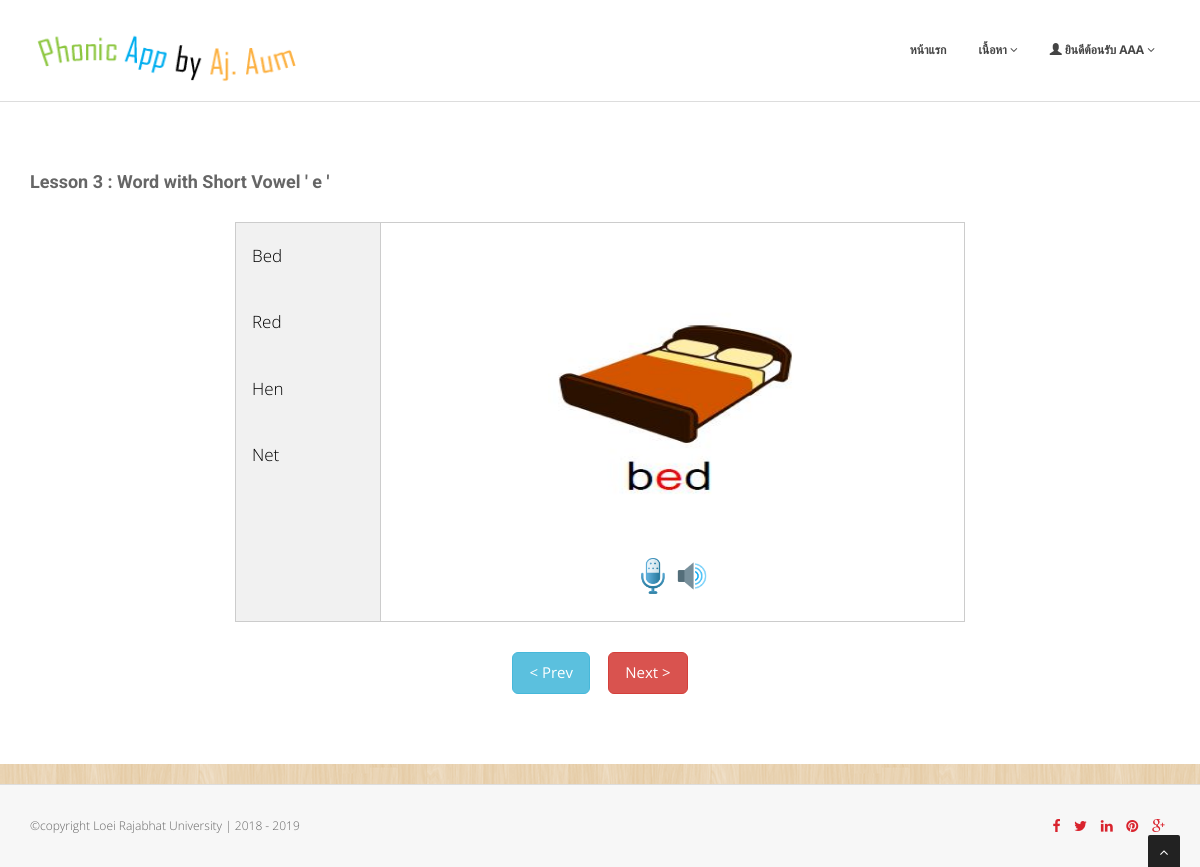
The page /lesson_show.php?lesson_id=3 (signed in) on the database its author committed.
### tables this page shows
CREATE TABLE `lesson_detail` (
  `lesson_id` varchar(10) NOT NULL COMMENT 'รหัสบทเรียน',
  `level` varchar(5) NOT NULL COMMENT 'Level No',
  `lesson_no` int(5) NOT NULL COMMENT 'ลำดับบทเรียน',
  `lesson_name` varchar(100) NOT NULL COMMENT 'ชื่อบทเรียน',
  `lesson_desc` varchar(100) NOT NULL COMMENT 'คำอธิบายบทเรียน',
  `small_image` varchar(50) NOT NULL COMMENT 'รูปบทเรียน',
  `big_image` varchar(50) NOT NULL COMMENT 'รูปบทเรียนใหญ่',
  `maxpage` int(11) NOT NULL,
  `youtube` varchar(20) NOT NULL,
  `create_date` timestamp NOT NULL DEFAULT CURRENT_TIMESTAMP ON UPDATE CURRENT_TIMESTAMP
);

CREATE TABLE `word_detail` (
  `word_id` int(10) NOT NULL COMMENT 'รหัสคำศัพท์',
  `lesson_id` varchar(10) NOT NULL COMMENT 'รหัสบทเรียน',
  `word_no` int(10) NOT NULL COMMENT 'ลำดับคำศัพท์',
  `page_no` varchar(5) NOT NULL COMMENT 'หน้าที่',
  `word_show` varchar(50) NOT NULL COMMENT 'ชื่อคำศัพท์',
  `word_speak` varchar(50) NOT NULL COMMENT 'เสียงคำศัพท์',
  `word_image` varchar(100) NOT NULL COMMENT 'รูปคำศัพท์',
  `create_date` timestamp NOT NULL DEFAULT CURRENT_TIMESTAMP ON UPDATE CURRENT_TIMESTAMP
);

### lesson_show.php (the view, shortened to what this page needs)
<!DOCTYPE html>
<html class="no-js consumer" lang="en">
<head>
<link href="css/bootstrap.min.css" rel="stylesheet" />
<link href="css/cubeportfolio.min.css" rel="stylesheet" />
<link href="css/style.css" rel="stylesheet" />
<link id="t-colors" href="skins/default.css" rel="stylesheet" />
	<link id="bodybg" href="bodybg/bg1.css" rel="stylesheet" type="text/css" />
</head>
<body>
<div id="wrapper">
	<?php include 'template/NavAdmin.php'; ?>
	<section id="content">
	<div class="container">
	<?php
		include 'db_connection.php';
		$lesson_id = $_GET["lesson_id"];
		if(isset($_GET["thispage"])) {
			$thispage =  $_GET["thispage"];
		} else {
			$thispage = 1;
		}
		$sql = "SELECT * FROM lesson_detail where lesson_id = '$lesson_id' ";
		$result = $conn->query($sql);
		if ($result->num_rows > 0) {
			while($row = $result->fetch_assoc()) {
				$maxpage = $row["maxpage"];
				$lesson_name = $row["lesson_name"];
				$lesson_desc = $row["lesson_desc"];
			}
		}
		$have_quiz = false;
		$sql_check = "SELECT quiz_id from quiz_detail  where lesson_id = '$lesson_id'";
		$check = $conn->query($sql_check);
		$num = mysqli_num_rows($check);
		if($num > 0){
			$have_quiz = true;
		}
	?>
		<div class="row">
			<div class="col-lg-12">
				<h4 class="heading"><?php echo $lesson_name . ' : ' . $lesson_desc; ?></h4>
			</div>
			<div class="col-lg-12">
					<div class="col-sm-2 col-md-2 col-lg-2">
					</div>
					<div class="col-sm-8 col-md-8 col-lg-8">
						<div class="box">
							<div class="aligncenter">
								<div class="tab">
								<?php
										$sql = "SELECT * FROM word_detail where lesson_id = '$lesson_id' and page_no = '$thispage' order by word_no";
										$result = $conn->query($sql);
										if ($result->num_rows > 0) {
											while($row = $result->fetch_assoc()) {
								?>
												<button class="tablinks" onmouseover="openCity('w<?php echo $row["word_no"];?>')" ><?php echo $row["word_show"];?></button>
								<?php
											}
										}
								?>
								</div>
								<?php
										$result = $conn->query($sql);
										if ($result->num_rows > 0) {
											while($row = $result->fetch_assoc()) {
								?>
											<div id="w<?php echo $row["word_no"];?>" class="tabcontent">
                                                <br>
                                                <br>
												<p><img src="<?php echo $row["word_image"];?>" height="250" width="250"></p>
												 <p>
														<input type="image" onclick="startButton(img<?php echo $row["word_no"];?>, span<?php echo $row["word_no"];?>)" src="img/mic.png" id="img<?php echo $row["word_no"];?>" width="36">
														<input type="image" onclick="responsiveVoice.speak('<?php echo $row["word_speak"];?>','UK English Female');" src="img/speaker.png" width="36">
												  </p>
											</div>
								<?php
											}
										}
								?>
							</div>
						</div>
					</div>
					<div class="col-sm-2 col-md-2 col-lg-2">
					</div>
			</div>
		</div>
				<div class="row">
					<div class="col-sm-3 col-md-3 col-lg-3">
					</div>
					<div class="col-sm-6 col-md-6 col-lg-6">
						<div class="box">
							<div class="aligncenter">
							<?php
								if ($thispage == 1) {
							?>
								<a href="lesson_video.php?lesson_id=<?php echo $lesson_id;?>" class="btn btn-info btn-lg" style='font-size:15px'>  &lt; Prev </a>
							<?php
								} else {
							?>
								<a href="lesson_show.php?lesson_id=<?php echo $lesson_id;?>&thispage=<?php echo $thispage - 1;?>" class="btn btn-info btn-lg" style='font-size:15px'>  &lt; Prev </a>
							<?php
								}
							?>&nbsp;&nbsp;&nbsp;
							<?php
								if ($thispage < $maxpage) {
							?>
								<a href="lesson_show.php?lesson_id=<?php echo $lesson_id;?>&thispage=<?php echo $thispage + 1;?>" class="btn btn-danger btn-lg" style='font-size:15px'>  Next &gt;  </a>
							<?php
								} else {
									if($have_quiz == true){
							?>
								<a href="quiz_show.php?lesson_id=<?php echo $lesson_id;?>" class="btn btn-danger btn-lg" style='font-size:15px'>  แบบทดสอบ  </a>
							<?php
									}
								}
							?>
							</div>
						</div>
					</div>
					<div class="col-sm-3 col-md-3 col-lg-3">
					</div>
				</div>
	</div>
</section>
		<?php include 'template/footer.php'; ?>
</body>
</html>

### css/style.css (style rules this page uses)
body { font-family:'Open Sans', Arial, sans-serif; font-size:14px; font-weight:300; line-height:1.6em; color:#656565; }
h1,h2, h3, h4, h5, h6 { font-family:'Roboto', sans-serif; font-weight:700; line-height:1.1em; color:#666; margin-bottom: 20px; }
#wrapper { width:100%; margin:0; padding:0; }
.row,.row-fluid { margin-bottom:30px; }
#content { position:relative; background:#fff; padding:60px 0 40px 0; }
#content img { margin-bottom: 30px; }
.box { width: 100%; }
h4.heading { font-weight:700; }
.heading { margin-bottom: 30px; }
.heading { position: relative; }
.aligncenter { text-align:center; }

### skins/default.css (style rules this page uses)
a, a:hover,a:focus,a:active, strike, .post-meta span a:hover, ul.meta-post li a:hover, ul.cat li a:hover, ul.recent li h6 a:hover, ul.portfolio-categ li.active a, ul.portfolio-categ li.active a:hover, ul.portfolio-categ li a:hover,ul.related-post li h4 a:hover, span.highlight,article .post-heading h3 a:hover, .navbar .nav > .active > a,.navbar .nav > .active > a:hover,.navbar .nav > li > a:hover,.navbar .nav > li > a:focus,.navbar .nav > .active > a:focus, .validation { color:#d9232d; }

### bodybg/bg1.css (style rules this page uses)
body { background: url(../img/bodybg/bg1.png) repeat left top; }

### css/theme.css (style rules this page uses)
a { color: #50a846; }

### lesson_show.php (style rules this page uses)
* { box-sizing: border-box }
.tab { float: left; border: 1px solid #ccc; background-color: #f1f1f1; width: 20%; height: 400px; }
.tab button { display: block; background-color: inherit; color: black; padding: 22px 16px; width: 100%; border: none; outline: none; text-align: left; cursor: pointer; transition: 0.3s; font-size: 17px; }
.tabcontent { float: left; padding: 0px 12px; border: 1px solid #ccc; width: 80%; border-left: none; height: 400px; }

### rows shown on the page
lesson_detail: lesson_name "Lesson 3", lesson_desc "Word with Short Vowel ' e '"
word_detail: word_show "Bed", word_image (picture)
word_detail: word_show "Red"
word_detail: word_show "Hen"
word_detail: word_show "Net"

### other values the page prints
$_SESSION["user_fullname"] "AAA"
